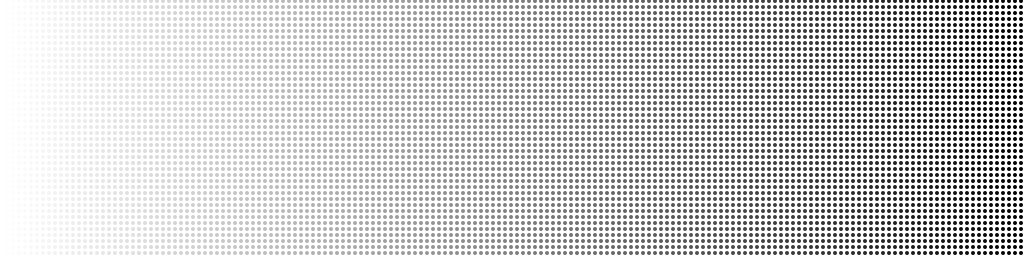
Frame 1 (no input)
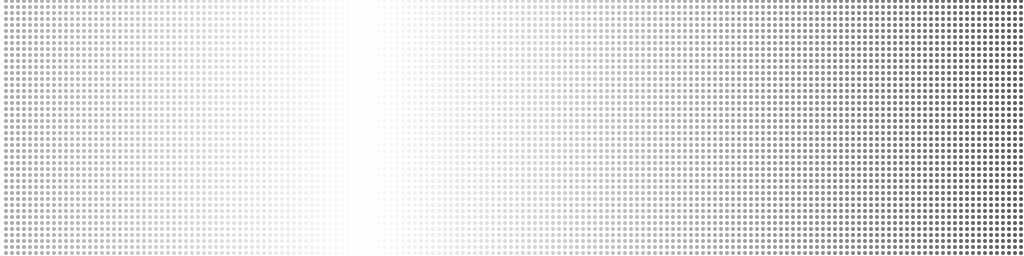
Frame 60 (the mouse pressed at the canvas centre just before this capture)
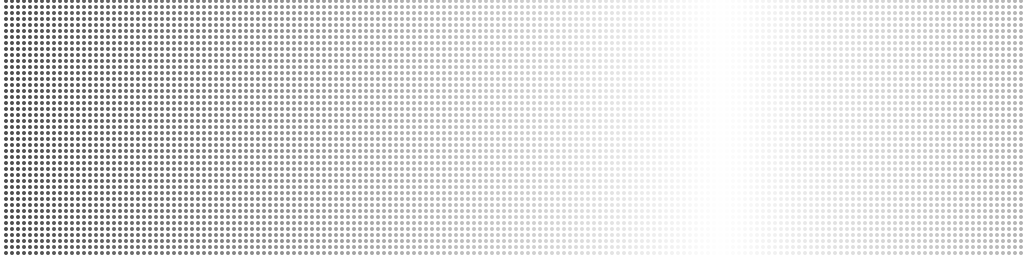
Frame 120 (the mouse held since frame 60 and released just before this capture)

The Processing sketch that drew these frames (run headless with seeded random() and noise(); from frame 60 on, the mouse is pressed at the canvas centre):

// Processing sketch: processing_65637
// ── processing_65637.pde

//Skip value, makes it a lower resolution, the higher the number the lower the resolution and lower the number the higher the resolution
int skip = 6;
//the amount each pixel moves in the x axis each loop
float increment = 6;

ScrollPixel[][]  textArray;

void setup(){
  //Sets the Size of the Screen
  size(1024,256);
  //Sets the FillColor
  fill(125);
  //Sets the FrameRate
  frameRate(30);
  //Set the noStroke option that turns off Stroke on the objects
  noStroke(); 
  //Creates a ScrollPixel array to hold our Pixels
  //This is what you modify to add text
  textArray = new ScrollPixel[width*2][height];
  //Populates the Array with ScrollPixels
  for(int i = 1; i < textArray.length; i+=skip)
  {
    for(int j = 1; j < height; j+=skip)
    {
      //Example to set the Color to be a Constant Gradient
      //map(value, min_1, max_1, min_2, max_2)
      //map takes a value from a range (min_1, max_1)
      //and maps it to a value in a different range (min_2, max_2)
      
      //you can make Words here if you define them
      //you can put a photo in here
      //you can put a video in here
      //you can do a lot in here
      //you just have to translate the pixels a ScrollPixel
      
      float c = map(i, 0, textArray.length, -255, 255);
      textArray[i][j] = new ScrollPixel(i, j, abs(c));
    }
  }
  
}

//This Loops Runs every Frame
void draw(){
  background(255);
  
  //We loop over the 2D array of ScrollPixel Object
  for(int i = 1; i < textArray.length; i +=skip)
  {
    for(int j = 1; j < height; j+=skip)
    {
      //grab the previous x position from the ScrollPixel object
      float x = textArray[i][j].x;
      
     
     //This Wraps the Position of the Pixel on the X Axis. 
     //The % or mod or modulus operator takes two arguments x and y, 
     //and looks like this x%y. So this take x and divide it by y and 
     //finds the remainder.  It is like doing long division but only 
     //dividing once.  So if we divide the position by the length of 
     //the Scrolling Text and find out that it is either equal to 0 
     //(it reached the end) or within the bounds of increments (because 
     //when dealing with increments that are large you run the risk 
     //of just plowing right past the end and not wrapping correctly) 
     
     //wrap the ends  
      if(x+increment%textArray.length==0 || (x+increment)%textArray.length < increment){
        x=0;
      }
     //wrap the ends
      
      //grab the fill color from the ScrollPixel Object
      fill(textArray[i][j].fillColor, textArray[i][j].fillColor, textArray[i][j].fillColor);
      
      //increment the position and save that in the ScrollPixel Object
      textArray[i][j].setXY(x+increment, textArray[i][j].y);
      
      //draw the ScrollPixel Object on the screen as an ellipse 
      ellipse(textArray[i][j].x, textArray[i][j].y, 4,4);
    } 
  }
}


//ScrollPixel Object
class ScrollPixel{
  
  //These are the aspects of the ScrollPixel array
  // x = x position
  // y = y position
  // filleColor = fillColor
  //
  // These are public varables which means you can access them like this:
  //      ScrollPixel foo = new ScrollPixel();
  //      float x = foo.x;
  //      
  
  public float x, y, fillColor;
  
  //Empty Constructor
  //This creates a new ScrollPixel Object without any aspects 
  public ScrollPixel(){
  
  }
  
  //Constructor with (X,Y) Position
  //This creates a new ScrollPixel Object with the position set
  public ScrollPixel(float x, float y){
    this.x = x;
    this.y = y;
  }
  //Constructor with (X,Y) and a fillColor
  //This creates a new ScrollPixel Object with position and fillColor
  public ScrollPixel(float x, float y, float c){
    this.x = x;
    this.y = y;
    fillColor = c;
  }
  //A void method that sets the X,Y position of the ScrollPixel Object 
  public void setXY(float x, float y){
    this.x = x;
    this.y = y;
  }
  //A void method that sets the fillColor
  public void setFill(float c){
    fillColor = c;
  }
}
